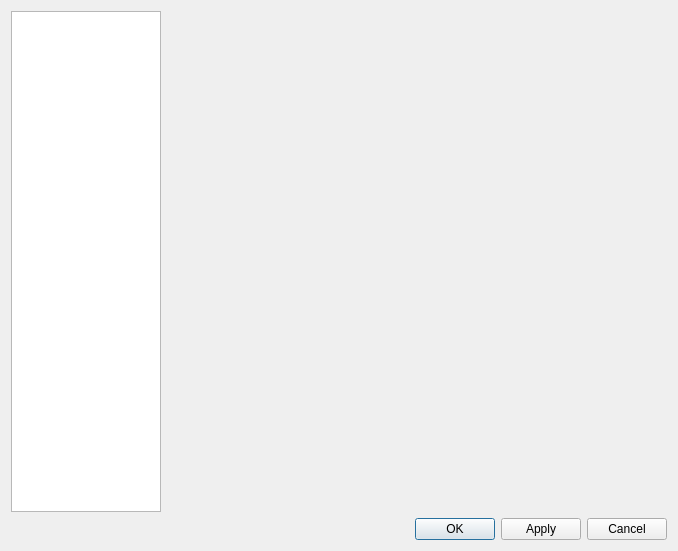
<?xml version="1.0" encoding="UTF-8"?>
<ui version="4.0">
 <class>DlgSettings</class>
 <widget class="QDialog" name="DlgSettings">
  <property name="windowModality">
   <enum>Qt::WindowModal</enum>
  </property>
  <property name="geometry">
   <rect>
    <x>0</x>
    <y>0</y>
    <width>676</width>
    <height>551</height>
   </rect>
  </property>
  <property name="sizePolicy">
   <sizepolicy hsizetype="Preferred" vsizetype="Preferred">
    <horstretch>0</horstretch>
    <verstretch>0</verstretch>
   </sizepolicy>
  </property>
  <property name="windowTitle">
   <string>Dialog</string>
  </property>
  <layout class="QVBoxLayout" name="verticalLayout">
   <item>
    <layout class="QHBoxLayout" name="hlayPages">
     <item>
      <widget class="QTreeWidget" name="treePages">
       <property name="sizePolicy">
        <sizepolicy hsizetype="Preferred" vsizetype="Expanding">
         <horstretch>0</horstretch>
         <verstretch>0</verstretch>
        </sizepolicy>
       </property>
       <property name="minimumSize">
        <size>
         <width>150</width>
         <height>0</height>
        </size>
       </property>
       <attribute name="headerVisible">
        <bool>false</bool>
       </attribute>
       <column>
        <property name="text">
         <string notr="true">1</string>
        </property>
       </column>
      </widget>
     </item>
     <item>
      <widget class="QStackedWidget" name="stackedPages">
       <property name="minimumSize">
        <size>
         <width>500</width>
         <height>500</height>
        </size>
       </property>
      </widget>
     </item>
    </layout>
   </item>
   <item>
    <layout class="QHBoxLayout" name="hlayButtons">
     <item>
      <spacer name="spacerButtons">
       <property name="orientation">
        <enum>Qt::Horizontal</enum>
       </property>
       <property name="sizeHint" stdset="0">
        <size>
         <width>40</width>
         <height>20</height>
        </size>
       </property>
      </spacer>
     </item>
     <item>
      <widget class="QPushButton" name="btnOK">
       <property name="text">
        <string>OK</string>
       </property>
      </widget>
     </item>
     <item>
      <widget class="QPushButton" name="btnApply">
       <property name="text">
        <string>Apply</string>
       </property>
      </widget>
     </item>
     <item>
      <widget class="QPushButton" name="btnCancel">
       <property name="text">
        <string>Cancel</string>
       </property>
      </widget>
     </item>
    </layout>
   </item>
  </layout>
 </widget>
 <resources/>
 <connections/>
</ui>
